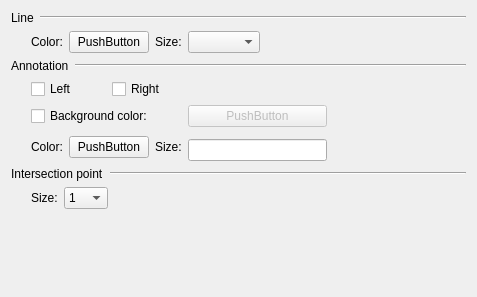
<?xml version="1.0" encoding="UTF-8"?>
<ui version="4.0">
 <class>SurfaceVisPage</class>
 <widget class="QWidget" name="SurfaceVisPage">
  <property name="geometry">
   <rect>
    <x>0</x>
    <y>0</y>
    <width>477</width>
    <height>297</height>
   </rect>
  </property>
  <property name="windowTitle">
   <string>Form</string>
  </property>
  <layout class="QVBoxLayout" name="verticalLayout">
   <item>
    <layout class="QHBoxLayout" name="horizontalLayout">
     <item>
      <widget class="QLabel" name="label_3">
       <property name="sizePolicy">
        <sizepolicy hsizetype="Fixed" vsizetype="Preferred">
         <horstretch>0</horstretch>
         <verstretch>0</verstretch>
        </sizepolicy>
       </property>
       <property name="text">
        <string>Line</string>
       </property>
      </widget>
     </item>
     <item>
      <widget class="Line" name="line">
       <property name="orientation">
        <enum>Qt::Horizontal</enum>
       </property>
      </widget>
     </item>
    </layout>
   </item>
   <item>
    <layout class="QGridLayout" name="gridLayout_2">
     <item row="0" column="3">
      <widget class="QLabel" name="label_2">
       <property name="sizePolicy">
        <sizepolicy hsizetype="Fixed" vsizetype="Preferred">
         <horstretch>0</horstretch>
         <verstretch>0</verstretch>
        </sizepolicy>
       </property>
       <property name="text">
        <string>Size:</string>
       </property>
      </widget>
     </item>
     <item row="0" column="2">
      <widget class="CXButtonColorEdit" name="m_pPtnLineColor">
       <property name="text">
        <string>PushButton</string>
       </property>
      </widget>
     </item>
     <item row="0" column="4">
      <widget class="CXLineWidthListCombBox" name="m_pCmbLineSize"/>
     </item>
     <item row="0" column="1">
      <widget class="QLabel" name="label">
       <property name="sizePolicy">
        <sizepolicy hsizetype="Fixed" vsizetype="Preferred">
         <horstretch>0</horstretch>
         <verstretch>0</verstretch>
        </sizepolicy>
       </property>
       <property name="text">
        <string>Color:</string>
       </property>
      </widget>
     </item>
     <item row="0" column="5">
      <spacer name="horizontalSpacer">
       <property name="orientation">
        <enum>Qt::Horizontal</enum>
       </property>
       <property name="sizeHint" stdset="0">
        <size>
         <width>40</width>
         <height>20</height>
        </size>
       </property>
      </spacer>
     </item>
     <item row="0" column="0">
      <spacer name="horizontalSpacer_2">
       <property name="orientation">
        <enum>Qt::Horizontal</enum>
       </property>
       <property name="sizeType">
        <enum>QSizePolicy::Fixed</enum>
       </property>
       <property name="sizeHint" stdset="0">
        <size>
         <width>20</width>
         <height>20</height>
        </size>
       </property>
      </spacer>
     </item>
    </layout>
   </item>
   <item>
    <layout class="QHBoxLayout" name="horizontalLayout_2">
     <item>
      <widget class="QLabel" name="label_4">
       <property name="sizePolicy">
        <sizepolicy hsizetype="Fixed" vsizetype="Preferred">
         <horstretch>0</horstretch>
         <verstretch>0</verstretch>
        </sizepolicy>
       </property>
       <property name="text">
        <string>Annotation</string>
       </property>
      </widget>
     </item>
     <item>
      <widget class="Line" name="line_2">
       <property name="orientation">
        <enum>Qt::Horizontal</enum>
       </property>
      </widget>
     </item>
    </layout>
   </item>
   <item>
    <layout class="QGridLayout" name="gridLayout">
     <item row="2" column="4" rowspan="2">
      <widget class="QLabel" name="label_5">
       <property name="sizePolicy">
        <sizepolicy hsizetype="Fixed" vsizetype="Preferred">
         <horstretch>0</horstretch>
         <verstretch>0</verstretch>
        </sizepolicy>
       </property>
       <property name="text">
        <string>Size:</string>
       </property>
      </widget>
     </item>
     <item row="3" column="5">
      <widget class="QLineEdit" name="m_EdtAnnSize"/>
     </item>
     <item row="2" column="2" rowspan="2" colspan="2">
      <widget class="CXButtonColorEdit" name="m_pPtnAnnColor">
       <property name="text">
        <string>PushButton</string>
       </property>
      </widget>
     </item>
     <item row="2" column="1" rowspan="2">
      <widget class="QLabel" name="label_6">
       <property name="sizePolicy">
        <sizepolicy hsizetype="Fixed" vsizetype="Preferred">
         <horstretch>0</horstretch>
         <verstretch>0</verstretch>
        </sizepolicy>
       </property>
       <property name="text">
        <string>Color:</string>
       </property>
      </widget>
     </item>
     <item row="0" column="3" colspan="2">
      <widget class="QCheckBox" name="m_pChkRightAnnVis">
       <property name="text">
        <string>Right</string>
       </property>
      </widget>
     </item>
     <item row="0" column="1" colspan="2">
      <widget class="QCheckBox" name="m_pChkLeftAnnVis">
       <property name="text">
        <string>Left </string>
       </property>
      </widget>
     </item>
     <item row="0" column="0">
      <spacer name="horizontalSpacer_3">
       <property name="orientation">
        <enum>Qt::Horizontal</enum>
       </property>
       <property name="sizeType">
        <enum>QSizePolicy::Fixed</enum>
       </property>
       <property name="sizeHint" stdset="0">
        <size>
         <width>20</width>
         <height>20</height>
        </size>
       </property>
      </spacer>
     </item>
     <item row="3" column="6">
      <spacer name="horizontalSpacer_5">
       <property name="orientation">
        <enum>Qt::Horizontal</enum>
       </property>
       <property name="sizeHint" stdset="0">
        <size>
         <width>40</width>
         <height>20</height>
        </size>
       </property>
      </spacer>
     </item>
     <item row="1" column="5">
      <widget class="CXButtonColorEdit" name="m_pPtnAnnBgr">
       <property name="enabled">
        <bool>false</bool>
       </property>
       <property name="text">
        <string>PushButton</string>
       </property>
      </widget>
     </item>
     <item row="1" column="1" colspan="4">
      <widget class="QCheckBox" name="m_ChkBgr">
       <property name="text">
        <string>Background color:</string>
       </property>
      </widget>
     </item>
    </layout>
   </item>
   <item>
    <layout class="QHBoxLayout" name="horizontalLayout_3">
     <item>
      <widget class="QLabel" name="label_7">
       <property name="sizePolicy">
        <sizepolicy hsizetype="Fixed" vsizetype="Preferred">
         <horstretch>0</horstretch>
         <verstretch>0</verstretch>
        </sizepolicy>
       </property>
       <property name="text">
        <string>Intersection point</string>
       </property>
      </widget>
     </item>
     <item>
      <widget class="Line" name="line_3">
       <property name="orientation">
        <enum>Qt::Horizontal</enum>
       </property>
      </widget>
     </item>
    </layout>
   </item>
   <item>
    <layout class="QGridLayout" name="gridLayout_3">
     <item row="0" column="1">
      <widget class="QLabel" name="label_10">
       <property name="text">
        <string>Size:</string>
       </property>
      </widget>
     </item>
     <item row="0" column="2">
      <widget class="QComboBox" name="m_pCbbPointSize">
       <item>
        <property name="text">
         <string>1</string>
        </property>
       </item>
       <item>
        <property name="text">
         <string>2</string>
        </property>
       </item>
       <item>
        <property name="text">
         <string>3</string>
        </property>
       </item>
       <item>
        <property name="text">
         <string>4</string>
        </property>
       </item>
       <item>
        <property name="text">
         <string>5</string>
        </property>
       </item>
       <item>
        <property name="text">
         <string>6</string>
        </property>
       </item>
       <item>
        <property name="text">
         <string>7</string>
        </property>
       </item>
       <item>
        <property name="text">
         <string>8</string>
        </property>
       </item>
       <item>
        <property name="text">
         <string>9</string>
        </property>
       </item>
       <item>
        <property name="text">
         <string>10</string>
        </property>
       </item>
       <item>
        <property name="text">
         <string>11</string>
        </property>
       </item>
       <item>
        <property name="text">
         <string>12</string>
        </property>
       </item>
       <item>
        <property name="text">
         <string>13</string>
        </property>
       </item>
       <item>
        <property name="text">
         <string>14</string>
        </property>
       </item>
       <item>
        <property name="text">
         <string>15</string>
        </property>
       </item>
       <item>
        <property name="text">
         <string>16</string>
        </property>
       </item>
      </widget>
     </item>
     <item row="0" column="0">
      <spacer name="horizontalSpacer_4">
       <property name="orientation">
        <enum>Qt::Horizontal</enum>
       </property>
       <property name="sizeType">
        <enum>QSizePolicy::Fixed</enum>
       </property>
       <property name="sizeHint" stdset="0">
        <size>
         <width>20</width>
         <height>20</height>
        </size>
       </property>
      </spacer>
     </item>
     <item row="0" column="3">
      <spacer name="horizontalSpacer_6">
       <property name="orientation">
        <enum>Qt::Horizontal</enum>
       </property>
       <property name="sizeHint" stdset="0">
        <size>
         <width>40</width>
         <height>20</height>
        </size>
       </property>
      </spacer>
     </item>
    </layout>
   </item>
   <item>
    <spacer name="verticalSpacer">
     <property name="orientation">
      <enum>Qt::Vertical</enum>
     </property>
     <property name="sizeHint" stdset="0">
      <size>
       <width>20</width>
       <height>40</height>
      </size>
     </property>
    </spacer>
   </item>
   <item>
    <widget class="QLabel" name="label_8">
     <property name="minimumSize">
      <size>
       <width>20</width>
       <height>20</height>
      </size>
     </property>
     <property name="maximumSize">
      <size>
       <width>20</width>
       <height>20</height>
      </size>
     </property>
     <property name="text">
      <string/>
     </property>
    </widget>
   </item>
   <item>
    <widget class="QLabel" name="label_9">
     <property name="minimumSize">
      <size>
       <width>20</width>
       <height>20</height>
      </size>
     </property>
     <property name="maximumSize">
      <size>
       <width>20</width>
       <height>20</height>
      </size>
     </property>
     <property name="text">
      <string/>
     </property>
    </widget>
   </item>
  </layout>
 </widget>
 <customwidgets>
  <customwidget>
   <class>CXLineWidthListCombBox</class>
   <extends>QComboBox</extends>
   <header>xlinecomponent.h</header>
  </customwidget>
  <customwidget>
   <class>CXButtonColorEdit</class>
   <extends>QPushButton</extends>
   <header>xbuttoncoloredit.h</header>
  </customwidget>
 </customwidgets>
 <resources/>
 <connections>
  <connection>
   <sender>m_ChkBgr</sender>
   <signal>toggled(bool)</signal>
   <receiver>m_pPtnAnnBgr</receiver>
   <slot>setEnabled(bool)</slot>
   <hints>
    <hint type="sourcelabel">
     <x>174</x>
     <y>126</y>
    </hint>
    <hint type="destinationlabel">
     <x>320</x>
     <y>128</y>
    </hint>
   </hints>
  </connection>
 </connections>
</ui>
